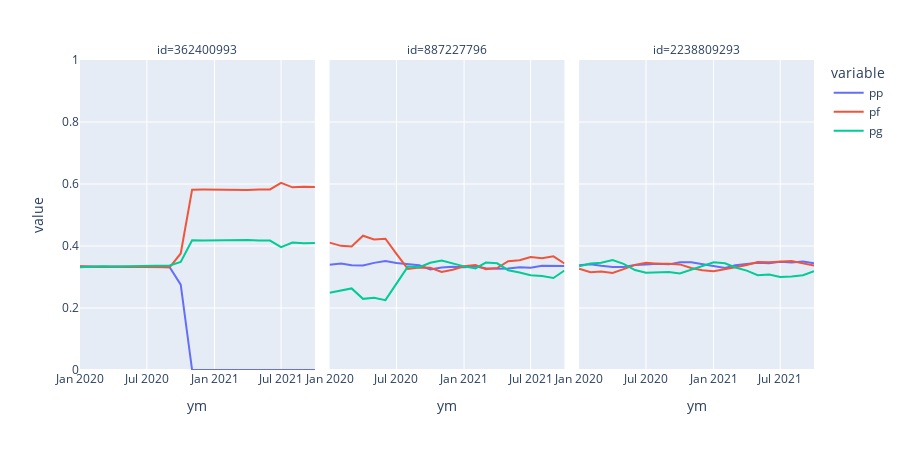

Notebook cell for this chart:
### Code cell
# s1 = load_ids('submit_3_7_1.csv')
# s2 = load_ids('tsubmit_3_7_2.csv')
# s = s1 - s2
plt_month([362400993, 887227796, 2238809293], df=ds.month)
# plt_month(list(inner), df=ds.month)

### Figure 1 — Plotly figure (JSON) as saved in the notebook; plotly's stock layout.template omitted (floating-point values rounded to 4 significant figures)
{"data": [{"hovertemplate": "variable=pp<br>id=362400993<br>ym=%{x}<br>value=%{y}<extra></extra>", "legendgroup": "pp", "line": {"color": "#636efa", "dash": "solid"}, "marker": {"symbol": "circle"}, "mode": "lines", "name": "pp", "orientation": "v", "showlegend": true, "type": "scatter", "x": ["2020-01-01T00:00:00", "2020-02-01T00:00:00", "2020-03-01T00:00:00", "2020-04-01T00:00:00", "2020-05-01T00:00:00", "2020-06-01T00:00:00", "2020-07-01T00:00:00", "2020-08-01T00:00:00", "2020-09-01T00:00:00", "2020-10-01T00:00:00", "2020-11-01T00:00:00", "2020-12-01T00:00:00", "2021-01-01T00:00:00", "2021-02-01T00:00:00", "2021-03-01T00:00:00", "2021-04-01T00:00:00", "2021-05-01T00:00:00", "2021-06-01T00:00:00", "2021-07-01T00:00:00", "2021-08-01T00:00:00", "2021-09-01T00:00:00", "2021-10-01T00:00:00"], "xaxis": "x", "y": [0.3337, 0.3331, 0.3332, 0.3331, 0.3333, 0.3325, 0.3336, 0.3333, 0.3318, 0.2754, -0.0001585, 0.0001543, 0, 0, -0.0001734, 0.0001796, 0, 0, 0, -0.0003541, 0, 0], "yaxis": "y"}, {"hovertemplate": "variable=pp<br>id=887227796<br>ym=%{x}<br>value=%{y}<extra></extra>", "legendgroup": "pp", "line": {"color": "#636efa", "dash": "solid"}, "marker": {"symbol": "circle"}, "mode": "lines", "name": "pp", "orientation": "v", "showlegend": false, "type": "scatter", "x": ["2020-01-01T00:00:00", "2020-02-01T00:00:00", "2020-03-01T00:00:00", "2020-04-01T00:00:00", "2020-05-01T00:00:00", "2020-06-01T00:00:00", "2020-07-01T00:00:00", "2020-08-01T00:00:00", "2020-09-01T00:00:00", "2020-10-01T00:00:00", "2020-11-01T00:00:00", "2020-12-01T00:00:00", "2021-01-01T00:00:00", "2021-02-01T00:00:00", "2021-03-01T00:00:00", "2021-04-01T00:00:00", "2021-05-01T00:00:00", "2021-06-01T00:00:00", "2021-07-01T00:00:00", "2021-08-01T00:00:00", "2021-09-01T00:00:00", "2021-10-01T00:00:00"], "xaxis": "x2", "y": [0.3396, 0.3433, 0.3381, 0.3375, 0.3455, 0.3515, 0.3453, 0.3405, 0.3378, 0.3243, 0.3308, 0.3333, 0.3311, 0.3337, 0.3284, 0.3269, 0.3273, 0.3316, 0.3299, 0.3366, 0.3366, 0.3355], "yaxis": "y2"}, {"hovertemplate": "variable=pp<br>id=2238809293<br>ym=%{x}<br>value=%{y}<extra></extra>", "legendgroup": "pp", "line": {"color": "#636efa", "dash": "solid"}, "marker": {"symbol": "circle"}, "mode": "lines", "name": "pp", "orientation": "v", "showlegend": false, "type": "scatter", "x": ["2020-01-01T00:00:00", "2020-02-01T00:00:00", "2020-03-01T00:00:00", "2020-04-01T00:00:00", "2020-05-01T00:00:00", "2020-06-01T00:00:00", "2020-07-01T00:00:00", "2020-08-01T00:00:00", "2020-09-01T00:00:00", "2020-10-01T00:00:00", "2020-11-01T00:00:00", "2020-12-01T00:00:00", "2021-01-01T00:00:00", "2021-02-01T00:00:00", "2021-03-01T00:00:00", "2021-04-01T00:00:00", "2021-05-01T00:00:00", "2021-06-01T00:00:00", "2021-07-01T00:00:00", "2021-08-01T00:00:00", "2021-09-01T00:00:00", "2021-10-01T00:00:00"], "xaxis": "x3", "y": [0.3381, 0.3413, 0.3363, 0.3326, 0.3322, 0.3386, 0.3407, 0.3426, 0.3408, 0.3477, 0.3472, 0.3417, 0.3337, 0.3294, 0.3382, 0.3408, 0.3457, 0.3442, 0.3494, 0.3469, 0.3502, 0.3443], "yaxis": "y3"}, {"hovertemplate": "variable=pf<br>id=362400993<br>ym=%{x}<br>value=%{y}<extra></extra>", "legendgroup": "pf", "line": {"color": "#EF553B", "dash": "solid"}, "marker": {"symbol": "circle"}, "mode": "lines", "name": "pf", "orientation": "v", "showlegend": true, "type": "scatter", "x": ["2020-01-01T00:00:00", "2020-02-01T00:00:00", "2020-03-01T00:00:00", "2020-04-01T00:00:00", "2020-05-01T00:00:00", "2020-06-01T00:00:00", "2020-07-01T00:00:00", "2020-08-01T00:00:00", "2020-09-01T00:00:00", "2020-10-01T00:00:00", "2020-11-01T00:00:00", "2020-12-01T00:00:00", "2021-01-01T00:00:00", "2021-02-01T00:00:00", "2021-03-01T00:00:00", "2021-04-01T00:00:00", "2021-05-01T00:00:00", "2021-06-01T00:00:00", "2021-07-01T00:00:00", "2021-08-01T00:00:00", "2021-09-01T00:00:00", "2021-10-01T00:00:00"], "xaxis": "x", "y": [0.3345, 0.3327, 0.3325, 0.3328, 0.3323, 0.3321, 0.3317, 0.3315, 0.3313, 0.3759, 0.5818, 0.5821, 0.5815, 0.582, 0.5811, 0.5804, 0.5826, 0.5825, 0.6034, 0.5892, 0.5911, 0.5907], "yaxis": "y"}, {"hovertemplate": "variable=pf<br>id=887227796<br>ym=%{x}<br>value=%{y}<extra></extra>", "legendgroup": "pf", "line": {"color": "#EF553B", "dash": "solid"}, "marker": {"symbol": "circle"}, "mode": "lines", "name": "pf", "orientation": "v", "showlegend": false, "type": "scatter", "x": ["2020-01-01T00:00:00", "2020-02-01T00:00:00", "2020-03-01T00:00:00", "2020-04-01T00:00:00", "2020-05-01T00:00:00", "2020-06-01T00:00:00", "2020-07-01T00:00:00", "2020-08-01T00:00:00", "2020-09-01T00:00:00", "2020-10-01T00:00:00", "2020-11-01T00:00:00", "2020-12-01T00:00:00", "2021-01-01T00:00:00", "2021-02-01T00:00:00", "2021-03-01T00:00:00", "2021-04-01T00:00:00", "2021-05-01T00:00:00", "2021-06-01T00:00:00", "2021-07-01T00:00:00", "2021-08-01T00:00:00", "2021-09-01T00:00:00", "2021-10-01T00:00:00"], "xaxis": "x2", "y": [0.411, 0.4004, 0.3987, 0.433, 0.4212, 0.4233, 0.3745, 0.326, 0.3308, 0.33, 0.3161, 0.3237, 0.3346, 0.3385, 0.3251, 0.3291, 0.3508, 0.3539, 0.3647, 0.3604, 0.3666, 0.3435], "yaxis": "y2"}, {"hovertemplate": "variable=pf<br>id=2238809293<br>ym=%{x}<br>value=%{y}<extra></extra>", "legendgroup": "pf", "line": {"color": "#EF553B", "dash": "solid"}, "marker": {"symbol": "circle"}, "mode": "lines", "name": "pf", "orientation": "v", "showlegend": false, "type": "scatter", "x": ["2020-01-01T00:00:00", "2020-02-01T00:00:00", "2020-03-01T00:00:00", "2020-04-01T00:00:00", "2020-05-01T00:00:00", "2020-06-01T00:00:00", "2020-07-01T00:00:00", "2020-08-01T00:00:00", "2020-09-01T00:00:00", "2020-10-01T00:00:00", "2020-11-01T00:00:00", "2020-12-01T00:00:00", "2021-01-01T00:00:00", "2021-02-01T00:00:00", "2021-03-01T00:00:00", "2021-04-01T00:00:00", "2021-05-01T00:00:00", "2021-06-01T00:00:00", "2021-07-01T00:00:00", "2021-08-01T00:00:00", "2021-09-01T00:00:00", "2021-10-01T00:00:00"], "xaxis": "x3", "y": [0.3269, 0.3155, 0.3179, 0.3128, 0.3253, 0.3391, 0.3457, 0.3426, 0.3428, 0.3406, 0.3291, 0.3215, 0.3186, 0.3264, 0.3312, 0.3384, 0.3483, 0.3478, 0.3506, 0.3518, 0.3439, 0.3368], "yaxis": "y3"}, {"hovertemplate": "variable=pg<br>id=362400993<br>ym=%{x}<br>value=%{y}<extra></extra>", "legendgroup": "pg", "line": {"color": "#00cc96", "dash": "solid"}, "marker": {"symbol": "circle"}, "mode": "lines", "name": "pg", "orientation": "v", "showlegend": true, "type": "scatter", "x": ["2020-01-01T00:00:00", "2020-02-01T00:00:00", "2020-03-01T00:00:00", "2020-04-01T00:00:00", "2020-05-01T00:00:00", "2020-06-01T00:00:00", "2020-07-01T00:00:00", "2020-08-01T00:00:00", "2020-09-01T00:00:00", "2020-10-01T00:00:00", "2020-11-01T00:00:00", "2020-12-01T00:00:00", "2021-01-01T00:00:00", "2021-02-01T00:00:00", "2021-03-01T00:00:00", "2021-04-01T00:00:00", "2021-05-01T00:00:00", "2021-06-01T00:00:00", "2021-07-01T00:00:00", "2021-08-01T00:00:00", "2021-09-01T00:00:00", "2021-10-01T00:00:00"], "xaxis": "x", "y": [0.3318, 0.3342, 0.3343, 0.3341, 0.3344, 0.3354, 0.3347, 0.3352, 0.3369, 0.3487, 0.4184, 0.4177, 0.4185, 0.418, 0.419, 0.4195, 0.4174, 0.4175, 0.3966, 0.4111, 0.4089, 0.4093], "yaxis": "y"}, {"hovertemplate": "variable=pg<br>id=887227796<br>ym=%{x}<br>value=%{y}<extra></extra>", "legendgroup": "pg", "line": {"color": "#00cc96", "dash": "solid"}, "marker": {"symbol": "circle"}, "mode": "lines", "name": "pg", "orientation": "v", "showlegend": false, "type": "scatter", "x": ["2020-01-01T00:00:00", "2020-02-01T00:00:00", "2020-03-01T00:00:00", "2020-04-01T00:00:00", "2020-05-01T00:00:00", "2020-06-01T00:00:00", "2020-07-01T00:00:00", "2020-08-01T00:00:00", "2020-09-01T00:00:00", "2020-10-01T00:00:00", "2020-11-01T00:00:00", "2020-12-01T00:00:00", "2021-01-01T00:00:00", "2021-02-01T00:00:00", "2021-03-01T00:00:00", "2021-04-01T00:00:00", "2021-05-01T00:00:00", "2021-06-01T00:00:00", "2021-07-01T00:00:00", "2021-08-01T00:00:00", "2021-09-01T00:00:00", "2021-10-01T00:00:00"], "xaxis": "x2", "y": [0.2494, 0.2562, 0.2632, 0.2295, 0.2332, 0.2252, 0.2802, 0.3335, 0.3314, 0.3458, 0.3531, 0.343, 0.3342, 0.3278, 0.3464, 0.3441, 0.3219, 0.3145, 0.3055, 0.303, 0.2968, 0.321], "yaxis": "y2"}, {"hovertemplate": "variable=pg<br>id=2238809293<br>ym=%{x}<br>value=%{y}<extra></extra>", "legendgroup": "pg", "line": {"color": "#00cc96", "dash": "solid"}, "marker": {"symbol": "circle"}, "mode": "lines", "name": "pg", "orientation": "v", "showlegend": false, "type": "scatter", "x": ["2020-01-01T00:00:00", "2020-02-01T00:00:00", "2020-03-01T00:00:00", "2020-04-01T00:00:00", "2020-05-01T00:00:00", "2020-06-01T00:00:00", "2020-07-01T00:00:00", "2020-08-01T00:00:00", "2020-09-01T00:00:00", "2020-10-01T00:00:00", "2020-11-01T00:00:00", "2020-12-01T00:00:00", "2021-01-01T00:00:00", "2021-02-01T00:00:00", "2021-03-01T00:00:00", "2021-04-01T00:00:00", "2021-05-01T00:00:00", "2021-06-01T00:00:00", "2021-07-01T00:00:00", "2021-08-01T00:00:00", "2021-09-01T00:00:00", "2021-10-01T00:00:00"], "xaxis": "x3", "y": [0.335, 0.3432, 0.3458, 0.3546, 0.3426, 0.3224, 0.3136, 0.3148, 0.3164, 0.3117, 0.3238, 0.3368, 0.3477, 0.3443, 0.3306, 0.3207, 0.306, 0.308, 0.3, 0.3013, 0.3059, 0.3189], "yaxis": "y3"}], "layout": {"annotations": [{"font": {}, "showarrow": false, "text": "id=362400993", "x": 0.16, "xanchor": "center", "xref": "paper", "y": 1, "yanchor": "bottom", "yref": "paper"}, {"font": {}, "showarrow": false, "text": "id=887227796", "x": 0.5, "xanchor": "center", "xref": "paper", "y": 1, "yanchor": "bottom", "yref": "paper"}, {"font": {}, "showarrow": false, "text": "id=2238809293", "x": 0.84, "xanchor": "center", "xref": "paper", "y": 1, "yanchor": "bottom", "yref": "paper"}], "height": 450, "legend": {"title": {"text": "variable"}, "tracegroupgap": 0}, "margin": {"t": 60}, "xaxis": {"anchor": "y", "domain": [0, 0.32], "title": {"text": "ym"}}, "xaxis2": {"anchor": "y2", "domain": [0.34, 0.66], "matches": "x", "title": {"text": "ym"}}, "xaxis3": {"anchor": "y3", "domain": [0.68, 1.0], "matches": "x", "title": {"text": "ym"}}, "yaxis": {"anchor": "x", "domain": [0, 1], "range": [0, 1], "title": {"text": "value"}}, "yaxis2": {"anchor": "x2", "domain": [0, 1], "matches": "y", "showticklabels": false}, "yaxis3": {"anchor": "x3", "domain": [0, 1], "matches": "y", "showticklabels": false}}}
